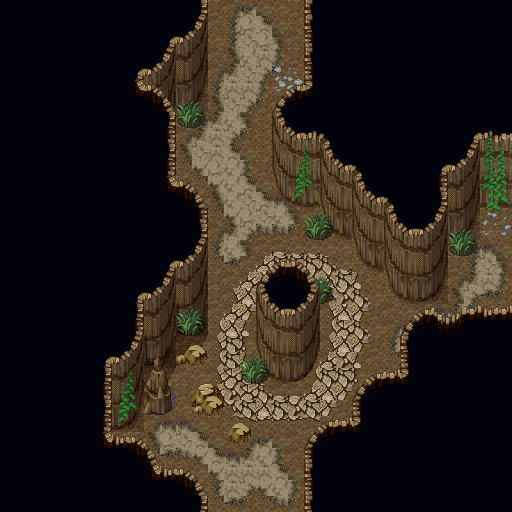

Below is a game level as drawn by its tile map, then a one-line description and the .tmx that defines it (tile-layer data replaced by summaries):
An orthogonal 32x32 tile map with 16x16 px tiles, 11 tile layers (Ground, Dirt, Stone, Side walls, ...), 6 tilesets and 78 objects.

<map version="1.4" tiledversion="1.4.3" orientation="orthogonal" renderorder="left-up" width="32" height="32" tilewidth="16" tileheight="16" infinite="0" nextlayerid="20" nextobjectid="98">
 <tileset firstgid="1" source="Tilesets/VS Dungeon Set 01/_Tiled_Hanzo-Dungeon01VS.tsx" />
 <tileset firstgid="1025" source="Tilesets/VS Dungeon Set 01/_Tiled_AT-A5-DungeonVX01-Ground.tsx" />
 <tileset firstgid="1033" source="Tilesets/VS Dungeon Set 01/_Tiled_AT-A2-DungeonVX01-GroundTiles.tsx" />
 <tileset firstgid="1177" source="Tilesets/VS Cliff Set 01/Tiled/Hanzo-CliffSet02VS-1.tsx" />
 <tileset firstgid="2201" source="Tilesets/VS Dungeon Set 02/Hanzo-Dungeon02VSb.tsx" />
 <tileset firstgid="3225" source="Tilesets/VS Ruins Town/Hanzo-RuinsTown01VScopy.tsx" />
 <group id="3" name="Layer 1">
  <layer id="1" name="Ground" width="32" height="32">
   <data>[1024 cells, 1024 non-empty, 4 distinct tile ids]</data>
  </layer>
  <layer id="18" name="Dirt" width="32" height="32">
   <data>[1024 cells, 145 non-empty, 24 distinct tile ids]</data>
  </layer>
  <layer id="13" name="Stone" width="32" height="32">
   <data>[1024 cells, 93 non-empty, 24 distinct tile ids]</data>
  </layer>
  <layer id="8" name="Side walls" width="32" height="32">
   <data>[1024 cells, 4 non-empty, 3 distinct tile ids]</data>
  </layer>
  <layer id="9" name="Rock walls" width="32" height="32">
   <data>[1024 cells, 125 non-empty, 41 distinct tile ids]</data>
  </layer>
  <layer id="14" name="BackObstacles" width="32" height="32">
   <data>[1024 cells, 16 non-empty, 8 distinct tile ids]</data>
  </layer>
  <layer id="12" name="Obstacles" width="32" height="32">
   <data>[1024 cells, 58 non-empty, 42 distinct tile ids]</data>
  </layer>
  <layer id="15" name="FrontObstacles" width="32" height="32">
   <data>[1024 cells, 4 non-empty, 4 distinct tile ids]</data>
  </layer>
 </group>
 <group id="4" name="Layer 2">
  <layer id="11" name="Rock (void)" width="32" height="32">
   <data>[1024 cells, 519 non-empty, 4 distinct tile ids]</data>
  </layer>
  <layer id="19" name="Obstacles2" width="32" height="32">
   <data>[1024 cells, 4 non-empty, 4 distinct tile ids]</data>
  </layer>
  <layer id="7" name="Walls" width="32" height="32">
   <data>[1024 cells, 144 non-empty, 29 distinct tile ids]</data>
  </layer>
 </group>
 <group id="21" name="Ops">
  <objectgroup color="#ff0000" id="17" name="Collision Layer">
   <object id="1" x="304" y="448" width="16" height="64" />
   <object id="2" x="320" y="448" width="48" height="16" />
   <object id="3" x="352" y="416" width="16" height="32" />
   <object id="4" x="368" y="416" width="48" height="16" />
   <object id="6" x="400" y="336" width="16" height="80" />
   <object id="8" x="416" y="336" width="96" height="16" />
   <object id="11" x="144" y="496" width="64" height="16" />
   <object id="12" x="144" y="464" width="16" height="32" />
   <object id="13" x="96" y="464" width="48" height="16" />
   <object id="14" x="112" y="400" width="32" height="32" />
   <object id="15" x="96" y="416" width="16" height="48" />
   <object id="16" x="144" y="384" width="32" height="32" />
   <object id="17" x="192" y="384" width="32" height="32" />
   <object id="18" x="224" y="416" width="32" height="32" />
   <object id="21" x="144" y="352" width="32" height="16" />
   <object id="22" x="128" y="352" width="16" height="48" />
   <object id="26" x="160" y="208" width="32" height="16" />
   <object id="31" x="176" y="80" width="32" height="32" />
   <object id="32" x="160" y="96" width="16" height="112" />
   <object id="33" x="192" y="0" width="16" height="80" />
   <object id="34" x="304" y="0" width="16" height="128" />
   <object id="35" x="272" y="112" width="32" height="16" />
   <object id="36" x="272" y="128" width="16" height="80" />
   <object id="37" x="288" y="192" width="32" height="16" />
   <object id="39" x="320" y="192" width="16" height="48" />
   <object id="40" x="336" y="224" width="32" height="16" />
   <object id="41" x="352" y="240" width="16" height="32" />
   <object id="42" x="368" y="256" width="32" height="16" />
   <object id="43" x="384" y="272" width="16" height="32" />
   <object id="44" x="400" y="288" width="48" height="16" />
   <object id="45" x="432" y="224" width="16" height="64" />
   <object id="46" x="448" y="224" width="32" height="16" />
   <object id="47" x="464" y="192" width="16" height="32" />
   <object id="48" x="480" y="192" width="32" height="16" />
   <object id="50" x="192" y="208" width="16" height="96" />
   <object id="52" x="176" y="304" width="32" height="64" />
   <object id="54" x="256" y="288" width="64" height="96" />
  </objectgroup>
  <objectgroup color="#00ffff" id="19" name="Walkable Layer">
   <object id="55" x="208" y="0" width="96" height="112" />
   <object id="56" x="176" y="112" width="96" height="96" />
   <object id="57" x="208" y="208" width="112" height="80" />
   <object id="59" x="320" y="240" width="32" height="144" />
   <object id="60" x="256" y="384" width="96" height="64" />
   <object id="61" x="352" y="272" width="32" height="144" />
   <object id="62" x="384" y="304" width="16" height="112" />
   <object id="63" x="400" y="304" width="112" height="32" />
   <object id="64" x="448" y="240" width="64" height="64" />
   <object id="65" x="480" y="208" width="32" height="32" />
   <object id="66" x="144" y="368" width="112" height="16" />
   <object id="67" x="208" y="288" width="48" height="80" />
   <object id="68" x="224" y="384" width="32" height="32" />
   <object id="69" x="176" y="384" width="16" height="32" />
   <object id="70" x="112" y="432" width="112" height="32" />
   <object id="71" x="144" y="416" width="80" height="16" />
   <object id="72" x="160" y="464" width="144" height="32" />
   <object id="73" x="224" y="448" width="80" height="16" />
   <object id="75" x="208" y="496" width="96" height="16" />
  </objectgroup>
  <objectgroup color="#aa00ff" id="24" name="Portal Layer">
   <object id="76" x="144" y="432" width="48" height="48" />
   <object id="77" x="176" y="160" width="48" height="48" />
   <object id="78" x="256" y="48" width="48" height="48" />
   <object id="79" x="352" y="368" width="48" height="48" />
  </objectgroup>
  <objectgroup color="#dddd00" id="23" name="WS Layer">
   <object id="80" x="456.798" y="263.873">
    <point />
   </object>
   <object id="81" x="489.16" y="251.426">
    <point />
   </object>
   <object id="82" x="280.676" y="492.272">
    <point />
   </object>
   <object id="83" x="311.793" y="424.437">
    <point />
   </object>
   <object id="84" x="279.431" y="215.952">
    <point />
   </object>
   <object id="85" x="329.218" y="248.936">
    <point />
   </object>
   <object id="86" x="216.575" y="233.378">
    <point />
   </object>
   <object id="87" x="245.825" y="266.362">
    <point />
   </object>
   <object id="88" x="215.952" y="314.282">
    <point />
   </object>
   <object id="89" x="182.968" y="139.404">
    <point />
   </object>
   <object id="90" x="201.639" y="136.915">
    <point />
   </object>
   <object id="91" x="230.266" y="137.537">
    <point />
   </object>
   <object id="92" x="214.085" y="41.0745">
    <point />
   </object>
   <object id="93" x="213.463" y="8.09043">
    <point />
   </object>
   <object id="94" x="153.096" y="425.681">
    <point />
   </object>
   <object id="95" x="285.032" y="38.5851">
    <point />
   </object>
   <object id="96" x="375.894" y="342.91">
    <point />
   </object>
   <object id="97" x="219.064" y="486.048">
    <point />
   </object>
  </objectgroup>
 </group>
</map>
